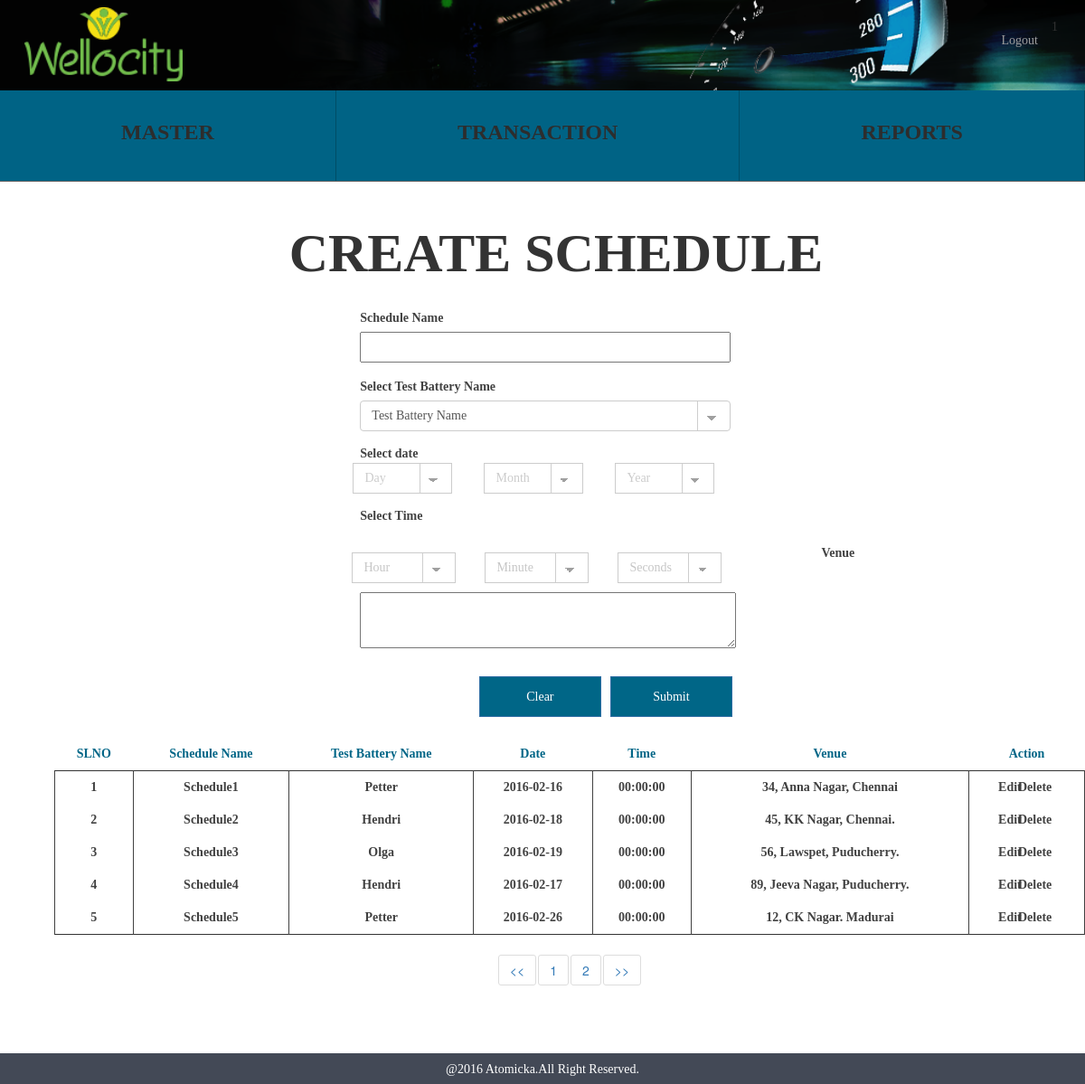
The page /create_schedule.php (signed in) on the database its author committed.
### tables this page shows
CREATE TABLE IF NOT EXISTS `wc_createschedule` (
  `createschedule_id` int(10) NOT NULL AUTO_INCREMENT,
  `createschedule_name` varchar(255) NOT NULL,
  `createscheduletestbattery_id` int(10) NOT NULL,
  `createschedule_date` date NOT NULL,
  `createschedule_time` time NOT NULL,
  `createschedule_venue` text NOT NULL,
  `createschedule_status` tinyint(1) NOT NULL,
  `createschedule_createddate` timestamp NOT NULL DEFAULT CURRENT_TIMESTAMP,
  PRIMARY KEY (`createschedule_id`),
  KEY `createscheduletestbattery_id` (`createscheduletestbattery_id`)
);

CREATE TABLE IF NOT EXISTS `wc_testbattery` (
  `testbattery_id` int(10) NOT NULL AUTO_INCREMENT COMMENT 'Stores the testbattery id',
  `testbattery_name` varchar(255) NOT NULL COMMENT 'Stores the testbattery name',
  `testbatterysports_id` int(10) NOT NULL COMMENT 'Stores the testbattery name',
  `testbattery_status` tinyint(1) NOT NULL COMMENT 'Stores the testbattery status either active or inactive',
  `testbattery_createddate` timestamp NOT NULL DEFAULT CURRENT_TIMESTAMP COMMENT 'Stores the created date of the  testbattery',
  PRIMARY KEY (`testbattery_id`),
  KEY `testbatterysports_id` (`testbatterysports_id`)
);

### functions/create_schedule_function.php (called while the page is built, shortened)
<?php
 	class createscheduleFunction {
		public function createscheduleSelect(){
			$res = mysql_query("SELECT * from wc_createschedule cs,wc_testbattery tb where cs.createscheduletestbattery_id=tb.testbattery_id and cs.createschedule_status='1'")or die(mysql_error());
			return $res;
		}
	}
?>

### create_schedule.php (the view, shortened to what this page needs)
<?php require_once "session.php";
	  require_once "header.php";
	  require_once "functions/create_schedule_function.php";
	  $createscheduleFunction = new createscheduleFunction();
?>
<div class="container">
	<div class="container align_center align_height">
		<span class="sports">CREATE SCHEDULE</span>
	</div>
		<div class="col-xs-12 col-md-11">
			<div class="col-md-4 hidden-xs"></div>
			<div class="col-xs-12 col-md-7 align_margin">
				<form name="create_schedule_form" id="createschedule_form">
					<div class="form-group">
						<label>Schedule Name</label><br>
						<input type="text" class="adjust_width" name="schedule_name" data-validation-error-msg="Please Enter the name of the Schedule" data-validation="required">
					</div>
					<div class="form-group">
					  <label for="battey_name">Select Test Battery Name</label>
					  <select class="form-control classic adjust_width" id="battey_name" name="schedule_testbattery" data-validation-error-msg="Please Select the name of the Test Battery Name" data-validation="required">
					  	<option value="">Test Battery Name</option>
					  </select>
					</div>
					<div class="form-group">
					  <label for="date" class="fl">Select date</label><br>
					</div>
					<div class="form-group">
					  <label for="date" class="fl">Select Time</label><br>
					  <select class="form-control classic adjust_tiny fl" id="hour" name="schedule_hour" data-validation-error-msg="Please Select the Hour" data-validation="required">
					  	<option value="">Hour</option>
					  </select>
					  <select class="form-control classic adjust_tiny fl" id="minute" name="schedule_minute" data-validation-error-msg="Please Select the Minute" data-validation="required">
					  	<option value="">Minute</option>
					  </select>
					  <select class="form-control classic adjust_tiny fl" id="seconds" name="schedule_seconds" data-validation-error-msg="Please Select the Seconds" data-validation="required">
					  	<option value="">Seconds</option>
					  </select>
					</div>
					<div class="align_height align_margin">
						<label>Venue</label><br>
						<textarea class="area_width" name="schedule_venue" data-validation-error-msg="please Enter the name of the Venue" data-validation="required"></textarea>
					</div>
					<div class="col-md-9 schedule_btn">
						<input type="submit" class="btn btn-primary align_right clear add_createschedule_act" value="Submit">
						<input onclick="document.getElementById('createschedule_form').reset();return false" type="submit" class="btn btn-primary align_right clear" value="Clear">
					</div>
				</form>
			</div>
			<div class="container">
			  <table class="table createschedule_table">
			    <thead>
			      <tr class="row_color">
			        <th class="align_center">SLNO</th>
			        <th class="align_center">Schedule Name</th>
			        <th class="align_center">Test Battery Name</th>
			        <th class="align_center">Date</th>
			        <th class="align_center">Time</th>
			        <th class="align_center">Venue</th>
			        <th class="align_center">Action</th>
			      </tr>
			    </thead>
			    <tbody>
			     <?php
                    $query = $createscheduleFunction->createscheduleSelect();
                    while ($row = mysql_fetch_array($query)) {
                        ?>
                        <tr class="align_center delete_color">
					        <td class="t_createschedule_id"><?php echo $row['createschedule_id']; ?></td>
					        <td class="t_createschedule_name"><?php echo $row['createschedule_name']; ?></td>
					        <td class="t_testbattery_name"><?php echo $row['testbattery_name']; ?></td>
					        <td class="t_createschedule_date"><?php echo $row['createschedule_date']; ?></td>
					        <td class="t_createschedule_time"><?php echo $row['createschedule_time']; ?></td>
					        <td class="t_createschedule_venue"><?php echo $row['createschedule_venue']; ?></td>
					        <td>
					        	<span class="edit_state" onclick="editfunction(<?php echo $row['createschedule_id'] ?>)">Edit</span>
					        	<span class="delete_state" data-value="<?php echo $row['createschedule_id'] ?>">Delete</span>
					        </td>
			        </tr>
                 <?php } ?>
		    </tbody>
		  </table>
		</div>
	</div>
</div>
<?php require_once "footer.php" ?>

### css/style.css (style rules this page uses)
.align_center { text-align: center; }
.align_right { float: right; }
.sports { font-size: 60px; font-weight: bold; position: relative; font-family: Montserrat; }
.area_width { width: 74%; }
.align_margin { margin-bottom:23px; }
.align_height { line-height: 2; }
.fl { float: left; }
.row_color { color: #006687; font-family: Montserrat; }
.delete_color { color: #414141; font-weight: bold; font-family: Montserrat; }
.clear { background-color: #006687 !important; color: #fff !important; height: 45px; width: 135px; border-radius: 0 !important; font-weight: bold; font-family: Montserrat; margin-right: 10px; }
.adjust_width { width: 410px !important; height: 34px; box-shadow: none !important; }
.adjust_tiny { border-radius: 0 !important; box-shadow: none !important; height: 34px; margin: 30px 0 10px 32px; position: relative; right: 110px; width: 115px !important; font-family: Montserrat; color: #c6c6c6 !important; }
.table > thead > tr > th, .table > tbody > tr > th, .table > tfoot > tr > th, .table > thead > tr > td, .table > tbody > tr > td, .table > tfoot > tr > td { border-top: 0 !important; }
.table > thead > tr > th { border-bottom: 1px !important; }
.table > tbody { border:1px solid !important; }
.table > tbody td { border:1px solid; border-bottom: 0 !important }
.table > thead { border-bottom: 1px solid; }
select.classic { background-image: linear-gradient(45deg, transparent 50%, #a0a0a0 50%), linear-gradient(135deg, #a0a0a0 50%, transparent 50%), linear-gradient(to right, #ccc, #ccc); background-position: calc(100% - 20px) calc(1em + 2px), calc(100% - 15px) calc(1em + 2px), calc(100% - 2.5em) -0.5em; background-size: 5px 5px, 5px 5px, 0.07em 3.5em; background-repeat: no-repeat; cursor: pointer; }
select { -moz-appearance: none; -webkit-appearance:none; appearance: none; }
.edit_state,.edit_district { cursor: pointer; }
.delete_state,.delete_district { cursor: pointer; float: right; position: relative; right: 25%; }
.schedule_btn { padding: 0 !important; }
label { color: #414141 !important; font-family: Montserrat; }
button, input, optgroup, select, textarea { font-family: Montserrat !important; }

### rows shown on the page
wc_createschedule: createschedule_id "1", createschedule_name "Schedule1", createscheduletestbattery.testbattery_name "Petter", createschedule_date "2016-02-16", createschedule_time "00:00:00", createschedule_venue "34, Anna Nagar, Chennai"
wc_createschedule: createschedule_id "2", createschedule_name "Schedule2", createscheduletestbattery.testbattery_name "Hendri", createschedule_date "2016-02-18", createschedule_time "00:00:00", createschedule_venue "45, KK Nagar, Chennai."
wc_createschedule: createschedule_id "3", createschedule_name "Schedule3", createscheduletestbattery.testbattery_name "Olga", createschedule_date "2016-02-19", createschedule_time "00:00:00", createschedule_venue "56, Lawspet, Puducherry."
wc_createschedule: createschedule_id "4", createschedule_name "Schedule4", createscheduletestbattery.testbattery_name "Hendri", createschedule_date "2016-02-17", createschedule_time "00:00:00", createschedule_venue "89, Jeeva Nagar, Puducherry."
wc_createschedule: createschedule_id "5", createschedule_name "Schedule5", createscheduletestbattery.testbattery_name "Petter", createschedule_date "2016-02-26", createschedule_time "00:00:00", createschedule_venue "12, CK Nagar. Madurai"

### other values the page prints
$_SESSION['login'] "1"
